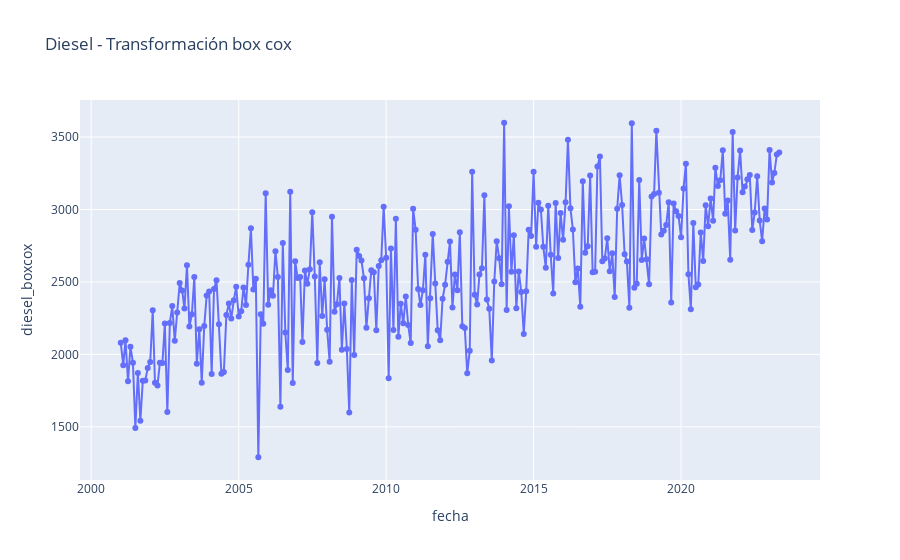

The notebook cell this image was saved under:
### Markdown cell above
### Transformación de la serie
La serie requiere una transformación de tipo box-cox dado que no es estacionaria en varianza.

### Code cell
data_dba['diesel_boxcox'] = boxcox(data_dba['diesel'])[0]
fig = px.line(data_dba, x='fecha', y='diesel_boxcox', title='Diesel - Transformación box cox', markers=True)

fig.show()

### Figure 1 — Plotly figure (JSON) as saved in the notebook; plotly's stock layout.template omitted (floating-point values rounded to 4 significant figures; data arrays with more than 128 entries replaced by an {"elided": "..."} marker saying what was removed)
{"data": [{"hovertemplate": "fecha=%{x}<br>diesel_boxcox=%{y}<extra></extra>", "legendgroup": "", "line": {"color": "#636efa", "dash": "solid"}, "marker": {"symbol": "circle"}, "mode": "lines+markers", "name": "", "orientation": "v", "showlegend": false, "type": "scatter", "x": {"elided": "269 str values"}, "xaxis": "x", "y": {"elided": "269 float values"}, "yaxis": "y"}], "layout": {"legend": {"tracegroupgap": 0}, "title": {"text": "Diesel - Transformación box cox"}, "xaxis": {"anchor": "y", "domain": [0, 1], "title": {"text": "fecha"}}, "yaxis": {"anchor": "x", "domain": [0, 1], "title": {"text": "diesel_boxcox"}}}}
